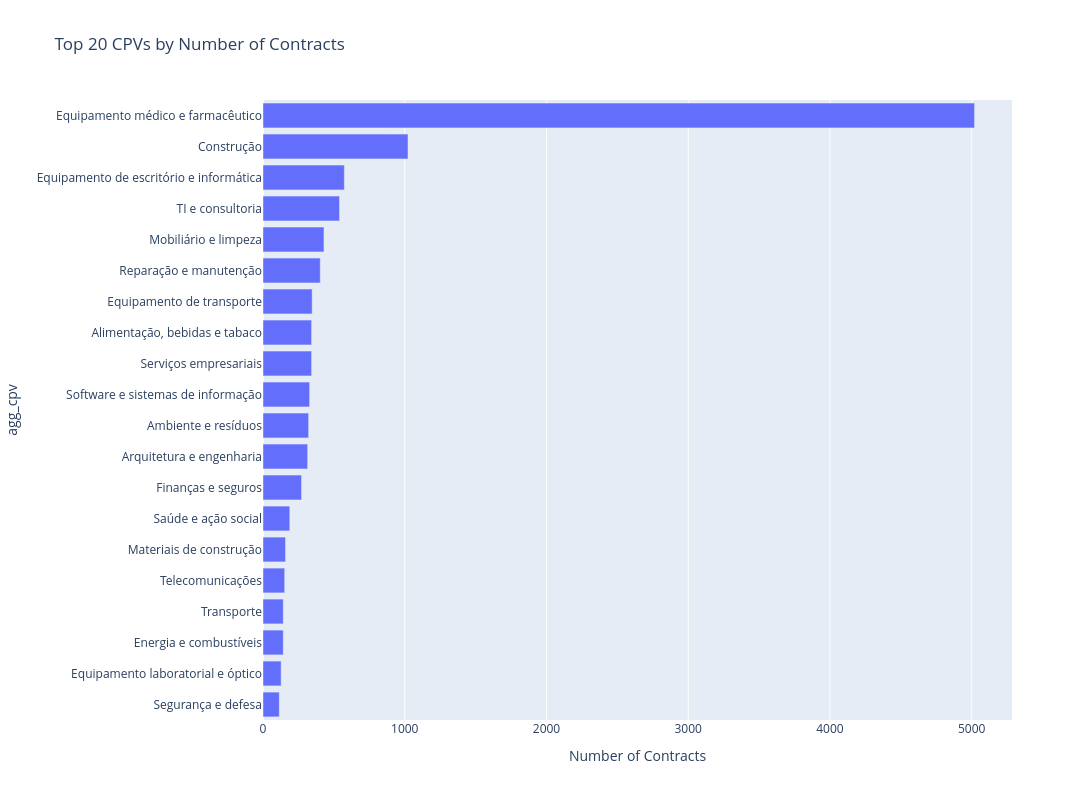

Notebook code cell kept with this figure:
### Code cell
subset_counts = subset['agg_cpv'].value_counts().reset_index()
subset_counts.columns = ['agg_cpv', 'count']

# Get top 20
top_20 = subset_counts.head(20)

fig = px.bar(
    top_20,
    x='count',
    y='agg_cpv',
    orientation='h',
    title='Top 20 CPVs by Number of Contracts',
    labels={'agg_cpv': 'agg_cpv', 'count': 'Number of Contracts'},
    width=1700,   
    height=800  
)

# Largest bar on top
fig.update_layout(
    yaxis={'categoryorder': 'total ascending'}
)

fig.show()

### Figure 1 — Plotly figure (JSON) as saved in the notebook; plotly's stock layout.template omitted (floating-point values rounded to 4 significant figures)
{"data": [{"hovertemplate": "Number of Contracts=%{x}<br>agg_cpv=%{y}<extra></extra>", "legendgroup": "", "marker": {"color": "#636efa", "pattern": {"shape": ""}}, "name": "", "orientation": "h", "showlegend": false, "textposition": "auto", "type": "bar", "x": [5020, 1023, 574, 540, 430, 404, 347, 343, 343, 329, 322, 315, 272, 189, 159, 153, 143, 143, 128, 115], "xaxis": "x", "y": ["Equipamento médico e farmacêutico", "Construção", "Equipamento de escritório e informática", "TI e consultoria", "Mobiliário e limpeza", "Reparação e manutenção", "Equipamento de transporte", "Serviços empresariais", "Alimentação, bebidas e tabaco", "Software e sistemas de informação", "Ambiente e resíduos", "Arquitetura e engenharia", "Finanças e seguros", "Saúde e ação social", "Materiais de construção", "Telecomunicações", "Energia e combustíveis", "Transporte", "Equipamento laboratorial e óptico", "Segurança e defesa"], "yaxis": "y"}], "layout": {"barmode": "relative", "height": 800, "legend": {"tracegroupgap": 0}, "title": {"text": "Top 20 CPVs by Number of Contracts"}, "width": 1700, "xaxis": {"anchor": "y", "domain": [0, 1], "title": {"text": "Number of Contracts"}}, "yaxis": {"anchor": "x", "categoryorder": "total ascending", "domain": [0, 1], "title": {"text": "agg_cpv"}}}}
